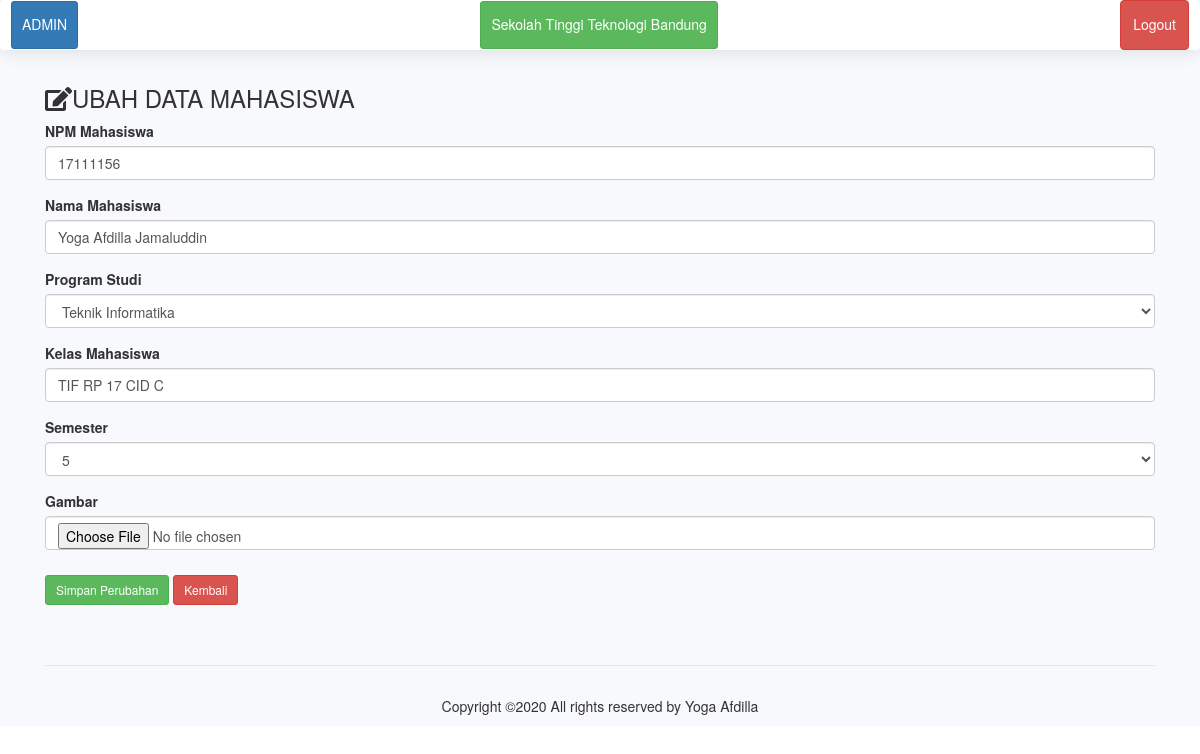
Page /Admin/edit/1 on the committed database.
### tables this page shows
CREATE TABLE `data_mahasiswa` (
  `id` int(11) NOT NULL,
  `int_npm` int(12) NOT NULL,
  `str_nama` varchar(100) NOT NULL,
  `str_prodi` varchar(30) NOT NULL,
  `str_kelas` varchar(20) NOT NULL,
  `int_semester` int(2) NOT NULL,
  `gambar` text NOT NULL
);

### application/controllers/Admin.php (called while the page is built, shortened)
<?php
class Admin extends CI_Controller {
	public function edit($id) {
		$where = array('id' => $id);
		$data['mahasiswa'] = $this->Modeladmin->edit_mahasiswa($where, 'data_mahasiswa')->result();
		$this->load->view('template/header', $data);
		$this->load->view('template/sidebar');
		$this->load->view('edit_mahasiswa', $data);
		$this->load->view('template/footer');
	}
}

### index.php (called while the page is built, shortened)
<?php
require_once BASEPATH.'core/CodeIgniter.php';

### application/models/Modeladmin.php (called while the page is built, shortened)
<?php
class Modeladmin extends CI_model {
    public function edit_mahasiswa($where, $table) {
        return $this->db->get_where($table, $where);
    }
}
?>

### application/views/edit_mahasiswa.php (the view, shortened to what this page needs)
<div class="container">
    <h3><i class="fas fa-edit"></i>UBAH DATA MAHASISWA</h3>
    <?php foreach ($mahasiswa as $mhs) : ?>
        <form method="post" action="<?php echo base_url() . 'Admin/update' ?>" enctype="multipart/form-data">
            <div class="form-group">
                <label>NPM Mahasiswa</label>
                <input type="text" name="npm" class="form-control" value="<?php echo $mhs->int_npm ?>">
            </div>
            <div class="form-group">
                <label>Nama Mahasiswa</label>
                <input type="text" name="nama" class="form-control" value="<?php echo $mhs->str_nama ?>">
            </div>
            <div class="form-group">
                <label>Program Studi</label>
                <select class="form-control" name="prodi" value="">
                    <option value="Teknik Informatika" <?php
                    if ($mhs->str_prodi == "Teknik Informatika") {
                        echo 'selected';
                    }
                    ?>>Teknik Informatika</option>
                </select>
            </div>
            <div class="form-group">
                <label>Kelas Mahasiswa</label>
                <input type="text" name="kelas" class="form-control" value="<?php echo $mhs->str_kelas ?>">
            </div>
            <div class="form-group">
                <label>Semester</label>
                <select class="form-control" name="semester" value="">
                    <option value="5" <?php
                    if ($mhs->int_semester == 5) {
                        echo 'selected';
                    }
                    ?>>5</option>
                </select>
            </div>
            <div class="form-group">
                <label>Gambar</label>
                <input type="file" name="gambar" class="form-control" value="<?php echo $mhs->gambar; ?>">
            </div>
            <div align="left">
                <button type="submit" class=" btn btn-success btn-sm mt-3">Simpan Perubahan</button>
                <a href="<?php echo base_url('Login/admin') ?>" ><div class="btn btn-sm btn-danger mt-3 ">Kembali</div></a>
            </div>
        </form>
    <?php endforeach; ?>
</div>

### rows in the picture
data_mahasiswa: npm "17111156", nama "Yoga Afdilla Jamaluddin", prodi "Teknik Informatika", kelas "TIF RP 17 CID C", semester "5"
